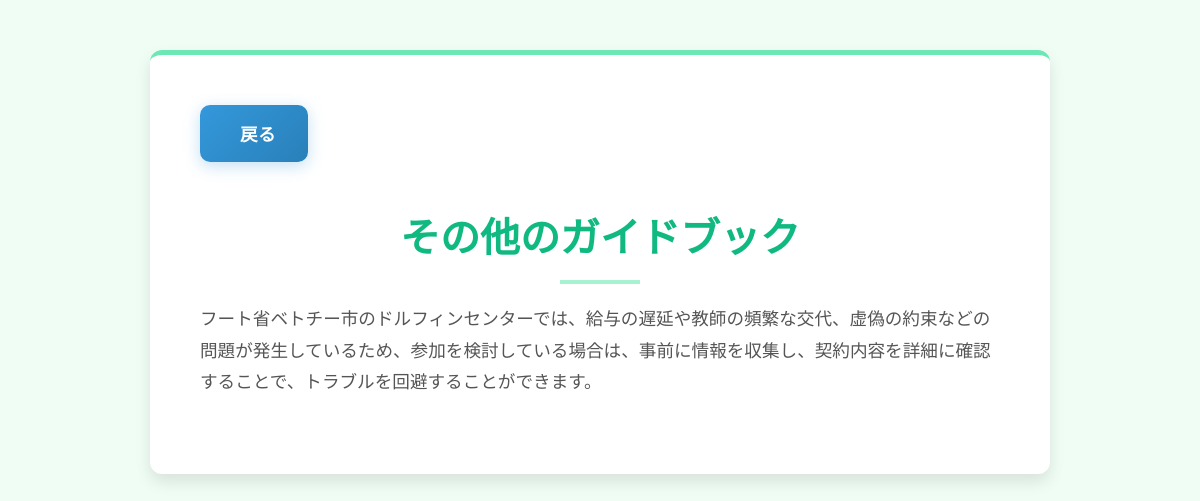
The page /general/detail/その他 on the database its author committed.
### app1/models.py (models this page shows, shortened)
class GuideBook(models.Model):
    id=models.UUIDField(primary_key=True,default=uuid.uuid4,editable=False)
    title=models.TextField(verbose_name="タイトル")
    body=models.TextField(verbose_name="本文")
    tag=models.ManyToManyField('Tags',verbose_name="tag",blank=True)
    created=models.DateTimeField(null=True,auto_now_add=True,verbose_name="作成時間")
    articles=models.IntegerField(null=True,verbose_name="参照した投稿の数")
    picture=models.ImageField(upload_to="app1/picture/",null=True,blank=True,verbose_name="picture")
    summary=models.TextField(null=True,verbose_name="要約")

### app1/views.py (the view)
class GuideBookDetailView(View):
    def get(self,request,tag):
        guidebook=GuideBook.objects.get(tag__name=tag)
        articles = Article.objects.all().order_by('-score')
        tid=Tags.objects.get(name=tag).id
        articles = articles.filter(tag__id=tid).order_by('-score')
        articles = articles.distinct()
        comments = Comment.objects.all()
        tags = Tags.objects.all()
        return render(request,"app1/guidebookdetail.html",{"guidebook":guidebook,"articles":articles,"comments":comments})

### templates/app1/guidebookdetail.html (shortened to what this page needs)
<head>
    {% load static %}
    <link rel="stylesheet" href ="{% static 'app1/css/guidebook.css' %} ">
</head>
<body>
    <div class="container">
        <button onclick="window.location.href='/general/'" class="back-button">
             戻る
        </button>
        <h3 class="text-center">{{guidebook.title}}</h3>
        <p>{{guidebook.body}}</p>
    </div>
</body>
</html>

### app1/static/app1/css/guidebook.css (style rules this page uses)
body { font-family: 'Noto Sans JP', sans-serif; line-height: 1.8; color: #444; background-color: #f0fdf4; margin: 0; padding: 20px; }
.container { max-width: 800px; margin: 30px auto; padding: 50px; background-color: #ffffff; box-shadow: 0 8px 16px rgba(0, 0, 0, 0.1); border-radius: 12px; border-top: 5px solid #6ee7b7; }
h3 { font-size: 2.5em; font-weight: 700; color: #10b981; margin-bottom: 20px; text-align: center; border-bottom: none; padding-bottom: 10px; position: relative; }
h3::after { content: ''; width: 80px; height: 4px; background-color: #a7f3d0; position: absolute; bottom: 0; left: 50%; transform: translateX(-50%); }
p { font-size: 1.1em; color: #555; margin-bottom: 25px; text-align: left; }
.text-center { text-align: center; }
.back-button { display: inline-flex; align-items: center; background: linear-gradient(135deg, #3498db 0%, #2980b9 100%); color: #fff; padding: 1rem 2rem; border-radius: 10px; text-decoration: none; font-weight: 600; font-size: 1.1rem; letter-spacing: 0.02em; transition: all 0.3s ease; box-shadow: 0 4px 16px rgba(52, 152, 219, 0.3); border: none; cursor: pointer; margin-top: none; }

### rows shown on the page
GuideBook: title "その他のガイドブック", body "フート省ベトチー市のドルフィンセンターでは、給与の遅延や教師の頻繁な交代、虚偽の約束などの問題が発生しているため、参加を検討している場合は、事前に情報を収集し、契約内容を詳細に確認することで、トラブルを回避することができます。"
